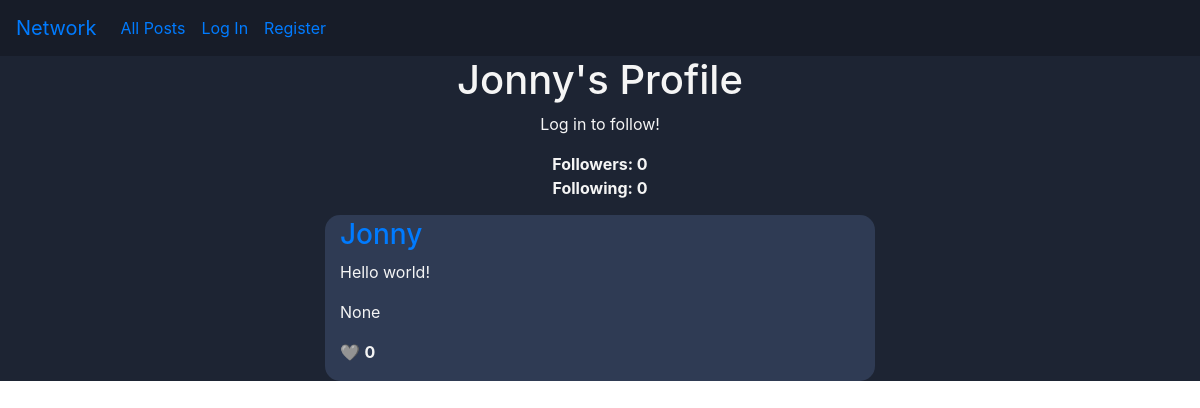
The app's page /profile/Jonny, older data.
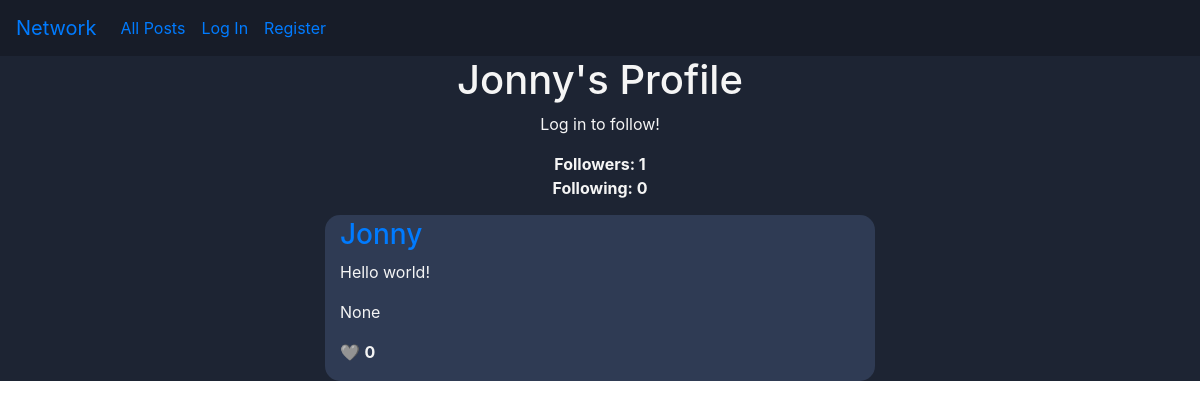
The same page, newer data.
### network/models.py (models this page shows)
class User(AbstractUser):
    following = models.ManyToManyField("self", symmetrical=False, blank=True, related_name="followers")
    saved_posts = models.ManyToManyField("Post", blank=True, related_name="saved_by")
    @property
    def following_count(self):
        return self.following.count()
    @property
    def follower_count(self):
        return self.followers.count()

class Post(models.Model):
    user = models.ForeignKey("User", on_delete=models.CASCADE, related_name="user_posts")
    content = models.TextField(max_length=512, blank=False, null=False)
    likes = models.ManyToManyField("User", blank=True, related_name="liked_posts")
    timestamp = models.DateTimeField(auto_now_add=True)
    @property
    def like_count(self):
        return self.likes.count()

### network/views.py (the view)
# urls.py: path("profile/<str:username>", views.profile, name="profile"),
def profile(request, username):
    user = User.objects.get(username=username)
    if not user:
        return False #TODO render error page
    return post_paginator(
        request,
        query=user.user_posts.select_related("user").order_by("-timestamp"),
        template="network/profile.html",
        title=f"{user.username}'s Profile",
        user_obj=user
        )

### network/views.py (called while the page is built)
def post_paginator(request, query, template, title, user_obj=None):
    paginator = Paginator(query, 10)
    page_number = request.GET.get("page")
    page_obj = paginator.get_page(page_number)
    return render(request, template, {
        "page_obj": page_obj,
        "title": title,
        "user_obj": user_obj
    })

### network/templates/network/profile.html (shortened to what this page needs)
{% extends "network/layout.html" %}
{% load static %}
{% block body %}
    <h1>{{ user_obj.username }}'s Profile</h1>
    {% if user.is_authenticated %}
        {% if user_obj.username != user.username %}
            <button class="btn btn-outline-primary"
                id="toggle-follow-btn"
                data-username="{{ user_obj.username }}">
                {% if user_obj in user.following %}Unfollow{% else %}Follow{% endif %}</button>
        {% endif %}
    {% else %}
        <p class="alert-div">Log in to follow!</p>
    {% endif %}
    <strong id="follower-count">Followers: {{ user_obj.follower_count }}</strong>
    <strong id="following-count">Following: {{ user_obj.following_count }}</strong>
    {% include "network/partials/load_posts.html" with page_obj=page_obj %}
{% endblock %}

### network/templates/network/layout.html (shortened to what this page needs)
{% load static %}
<!DOCTYPE html>
<html lang="en">
    <head>
        <link rel="stylesheet" href="https://stackpath.bootstrapcdn.com/bootstrap/4.4.1/css/bootstrap.min.css">
        <link href="{% static 'network/styles.css' %}" rel="stylesheet">
    </head>
    <body>
        <nav class="navbar navbar-expand-lg nav">
            <a class="navbar-brand" href="#">Network</a>
            <div>
              <ul class="navbar-nav mr-auto">
                <li class="nav-item">
                  <a class="nav-link" href="{% url 'index' %}">All Posts</a>
                </li>
                {% if user.is_authenticated %}
                    <li class="nav-item">
                        <a class="nav-link" href="{% url 'following_posts' %}">Following</a>
                    </li>
                    <li class="nav-item">
                        <a class="nav-link" href="{% url 'logout' %}">Log Out</a>
                    </li>
                {% else %}
                    <li class="nav-item">
                        <a class="nav-link" href="{% url 'login' %}">Log In</a>
                    </li>
                    <li class="nav-item">
                        <a class="nav-link" href="{% url 'register' %}">Register</a>
                    </li>
                {% endif %}
              </ul>
            </div>
          </nav>
        <div class="body">
            {% block body %}
            {% endblock %}
        </div>
    </body>
</html>

### network/templates/network/partials/load_posts.html (shortened to what this page needs)
<div class="posts-div">
    {% for post in page_obj %}
        <div class="post-div">
            <h3><a href="{% url 'profile' username=post.user.username %}">{{ post.user.username }}</a></h3>
            <div class="post-text-div">
                <p class="post-text">{{ post.content }}</p>
            </div>
            <p class="small-text">{{ post.timestamp }}</p>
            <p>
                {% if user.is_authenticated %}
                    <button class="like-btn" data-id="{{ post.id }}"
                    data-liked="{% if user in post.likes.all %}true{% else %}false{% endif %}">❤️</button>
                {% else %}
                    🩶
                {% endif %}
                <strong class="like-count">{{ post.like_count }}</strong>
            </p>
        </div>
    {% endfor %}
</div>

### network/static/network/styles.css (style rules this page uses)
* { margin: 0; box-sizing: border-box; }
.nav { background-color: #171c28; }
.body { background-color: #1d2433; color: whitesmoke; display: flex; flex-direction: column; align-items: center; padding: auto; }
.post-div { border-radius: 15px; min-width: 550px; background-color: #2f3b54; margin-top: 15px; padding: 3px 0 1px 15px; }

Row changes from the older to the newer data that the page shows:
changed User "Jonny": follower_count "0" → "1"
